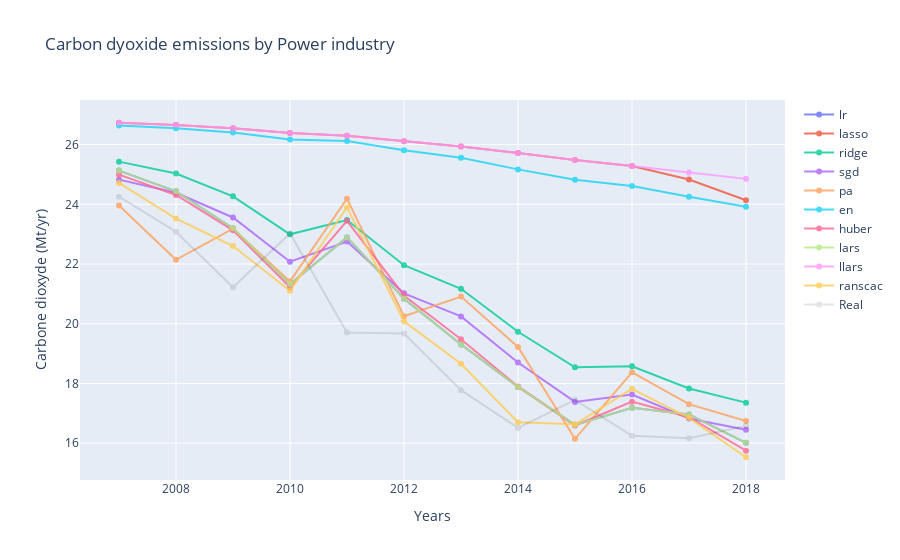
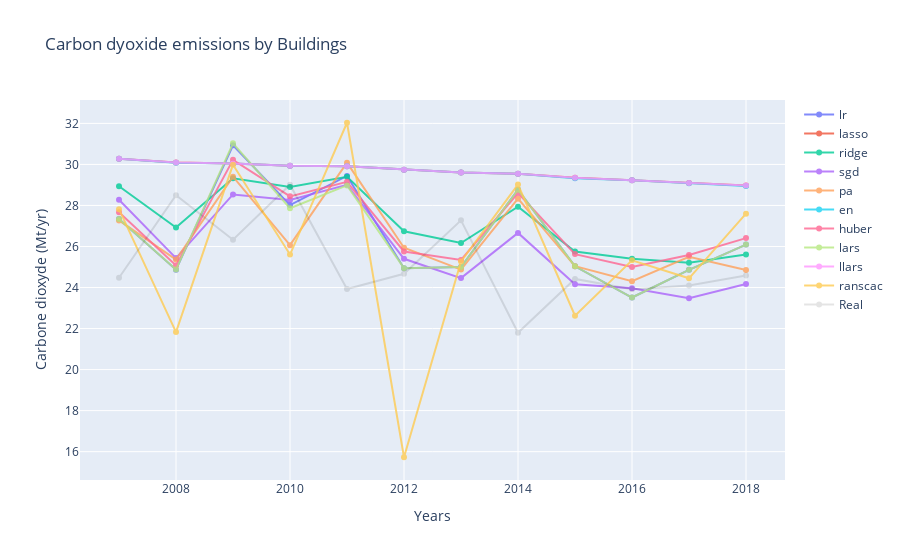
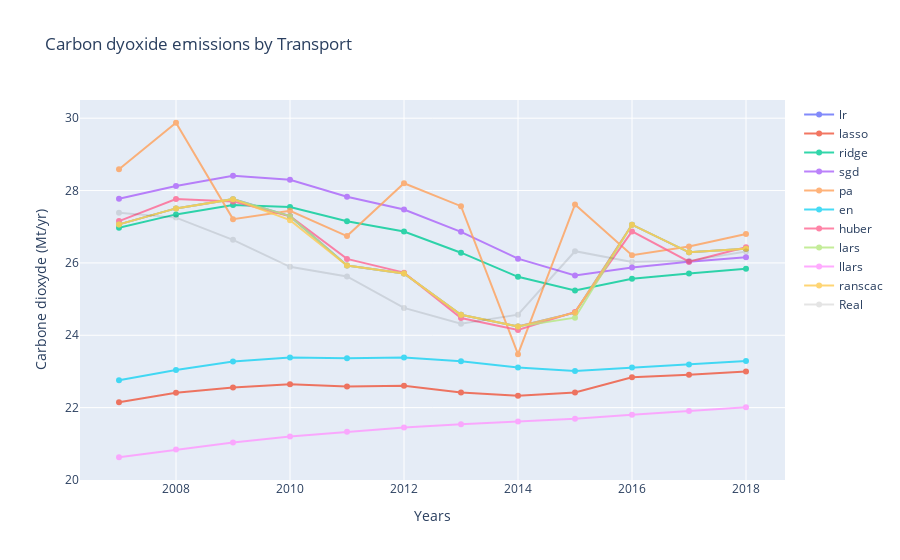
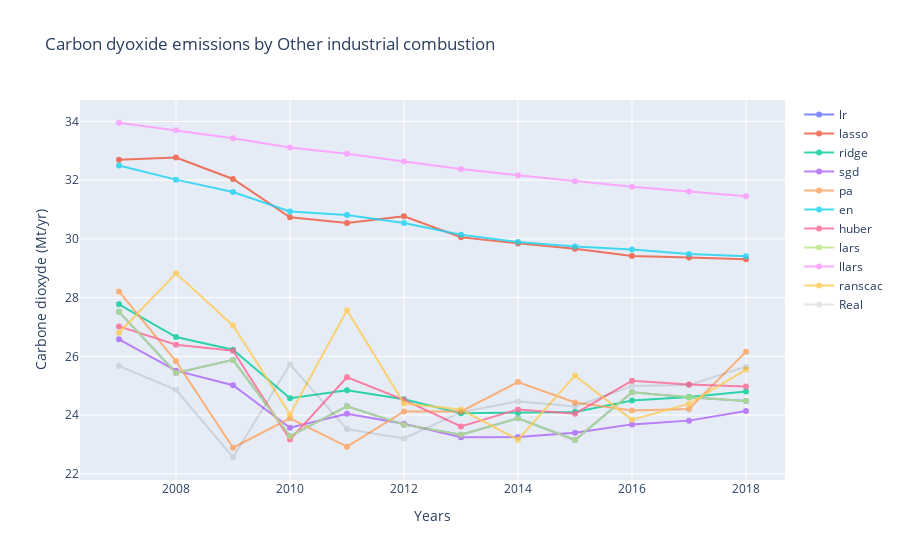

Source (notebook cell) for these figures, in order:
### Markdown cell above
# PLOT #

### Code cell
years = pd.Series(dataset.index.values[-12:])

for var in variables:

    figures[var].add_trace(go.Scatter(
                    x=years,
                    y=to_pd_series(test[:,var]),
                    name='Real',
                    line=go.scatter.Line(color="black"),
                    opacity=0.1))

    figures[var].update_layout(title_text="Carbon dyoxide emissions by "+ name_sector[var],
                      xaxis={"title":"Years"}, yaxis={"title":"Carbone dioxyde (Mt/yr)"})
    figures[var].show()
